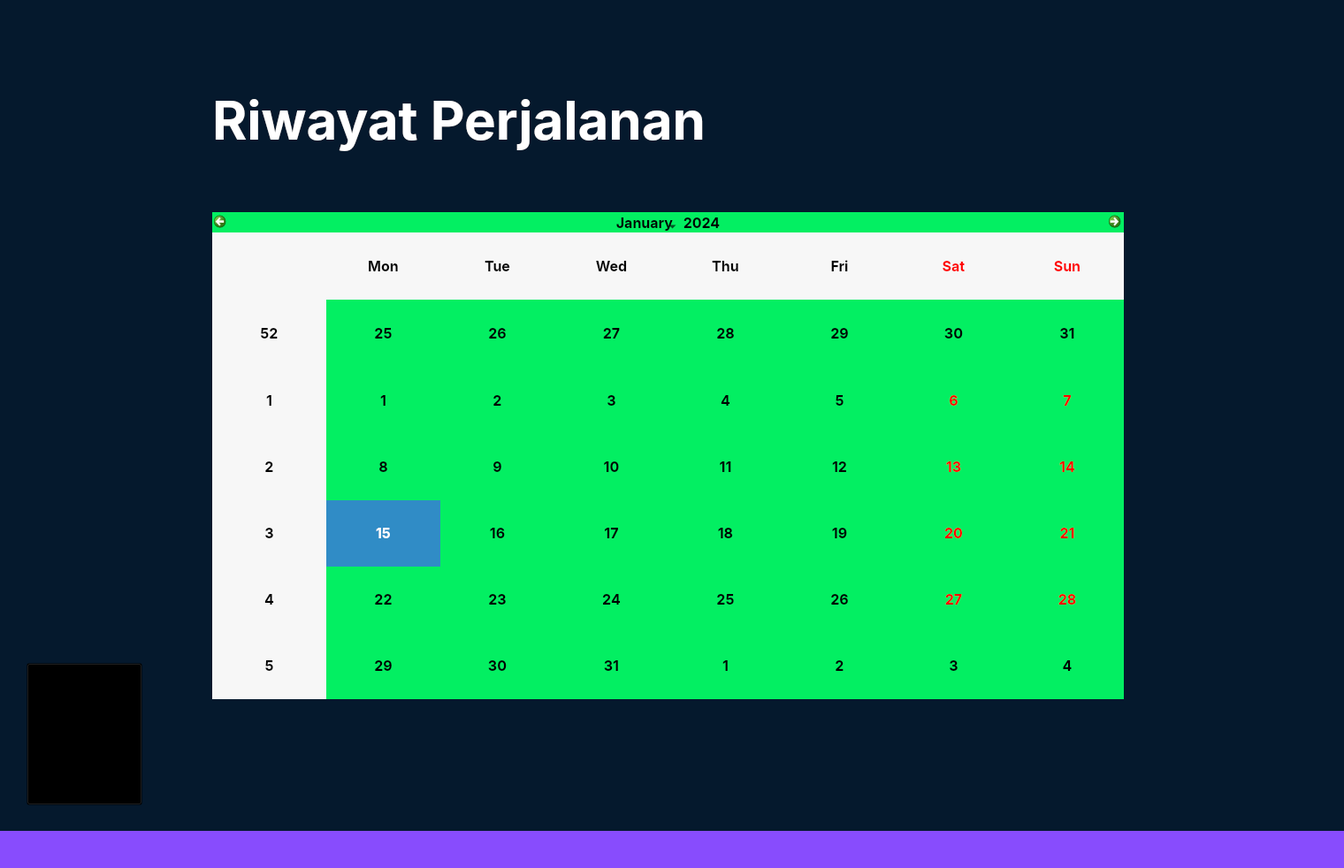
<?xml version="1.0" encoding="UTF-8"?>
<ui version="4.0">
 <class>pilihDaerah</class>
 <widget class="QDialog" name="pilihDaerah">
  <property name="geometry">
   <rect>
    <x>0</x>
    <y>0</y>
    <width>1520</width>
    <height>982</height>
   </rect>
  </property>
  <property name="palette">
   <palette>
    <active>
     <colorrole role="Base">
      <brush brushstyle="SolidPattern">
       <color alpha="255">
        <red>255</red>
        <green>255</green>
        <blue>255</blue>
       </color>
      </brush>
     </colorrole>
     <colorrole role="Window">
      <brush brushstyle="SolidPattern">
       <color alpha="255">
        <red>5</red>
        <green>25</green>
        <blue>45</blue>
       </color>
      </brush>
     </colorrole>
    </active>
    <inactive>
     <colorrole role="Base">
      <brush brushstyle="SolidPattern">
       <color alpha="255">
        <red>255</red>
        <green>255</green>
        <blue>255</blue>
       </color>
      </brush>
     </colorrole>
     <colorrole role="Window">
      <brush brushstyle="SolidPattern">
       <color alpha="255">
        <red>5</red>
        <green>25</green>
        <blue>45</blue>
       </color>
      </brush>
     </colorrole>
    </inactive>
    <disabled>
     <colorrole role="Base">
      <brush brushstyle="SolidPattern">
       <color alpha="255">
        <red>5</red>
        <green>25</green>
        <blue>45</blue>
       </color>
      </brush>
     </colorrole>
     <colorrole role="Window">
      <brush brushstyle="SolidPattern">
       <color alpha="255">
        <red>5</red>
        <green>25</green>
        <blue>45</blue>
       </color>
      </brush>
     </colorrole>
    </disabled>
   </palette>
  </property>
  <property name="font">
   <font>
    <family>Inter</family>
   </font>
  </property>
  <property name="windowTitle">
   <string>Dialog</string>
  </property>
  <property name="autoFillBackground">
   <bool>false</bool>
  </property>
  <widget class="QLabel" name="label">
   <property name="geometry">
    <rect>
     <x>-140</x>
     <y>940</y>
     <width>1700</width>
     <height>100</height>
    </rect>
   </property>
   <property name="palette">
    <palette>
     <active>
      <colorrole role="Button">
       <brush brushstyle="SolidPattern">
        <color alpha="255">
         <red>136</red>
         <green>76</green>
         <blue>253</blue>
        </color>
       </brush>
      </colorrole>
      <colorrole role="Base">
       <brush brushstyle="SolidPattern">
        <color alpha="255">
         <red>136</red>
         <green>76</green>
         <blue>253</blue>
        </color>
       </brush>
      </colorrole>
      <colorrole role="Window">
       <brush brushstyle="SolidPattern">
        <color alpha="255">
         <red>136</red>
         <green>76</green>
         <blue>253</blue>
        </color>
       </brush>
      </colorrole>
     </active>
     <inactive>
      <colorrole role="Button">
       <brush brushstyle="SolidPattern">
        <color alpha="255">
         <red>136</red>
         <green>76</green>
         <blue>253</blue>
        </color>
       </brush>
      </colorrole>
      <colorrole role="Base">
       <brush brushstyle="SolidPattern">
        <color alpha="255">
         <red>136</red>
         <green>76</green>
         <blue>253</blue>
        </color>
       </brush>
      </colorrole>
      <colorrole role="Window">
       <brush brushstyle="SolidPattern">
        <color alpha="255">
         <red>136</red>
         <green>76</green>
         <blue>253</blue>
        </color>
       </brush>
      </colorrole>
     </inactive>
     <disabled>
      <colorrole role="Button">
       <brush brushstyle="SolidPattern">
        <color alpha="255">
         <red>136</red>
         <green>76</green>
         <blue>253</blue>
        </color>
       </brush>
      </colorrole>
      <colorrole role="Base">
       <brush brushstyle="SolidPattern">
        <color alpha="255">
         <red>136</red>
         <green>76</green>
         <blue>253</blue>
        </color>
       </brush>
      </colorrole>
      <colorrole role="Window">
       <brush brushstyle="SolidPattern">
        <color alpha="255">
         <red>136</red>
         <green>76</green>
         <blue>253</blue>
        </color>
       </brush>
      </colorrole>
     </disabled>
    </palette>
   </property>
   <property name="styleSheet">
    <string notr="true">background-color: rgb(136,76,253);</string>
   </property>
   <property name="text">
    <string/>
   </property>
  </widget>
  <widget class="QLabel" name="label_2">
   <property name="geometry">
    <rect>
     <x>70</x>
     <y>60</y>
     <width>141</width>
     <height>141</height>
    </rect>
   </property>
   <property name="styleSheet">
    <string notr="true">background-image:url(:/img/logo/logo.png);
background-repeat: none;</string>
   </property>
   <property name="text">
    <string/>
   </property>
  </widget>
  <widget class="QLabel" name="label_3">
   <property name="geometry">
    <rect>
     <x>240</x>
     <y>70</y>
     <width>1171</width>
     <height>131</height>
    </rect>
   </property>
   <property name="font">
    <font>
     <family>Inter</family>
     <pointsize>45</pointsize>
     <weight>75</weight>
     <bold>true</bold>
    </font>
   </property>
   <property name="styleSheet">
    <string notr="true">color: white
</string>
   </property>
   <property name="text">
    <string>Riwayat Perjalanan</string>
   </property>
  </widget>
  <widget class="QToolButton" name="back_button">
   <property name="geometry">
    <rect>
     <x>30</x>
     <y>750</y>
     <width>131</width>
     <height>161</height>
    </rect>
   </property>
   <property name="styleSheet">
    <string notr="true">background-image:url(:/img/pilihDaerah/back.png);
background-repeat : none;
background-color : transparent;</string>
   </property>
   <property name="text">
    <string/>
   </property>
  </widget>
  <widget class="QCalendarWidget" name="calendarWidget">
   <property name="geometry">
    <rect>
     <x>240</x>
     <y>240</y>
     <width>1031</width>
     <height>551</height>
    </rect>
   </property>
   <property name="font">
    <font>
     <family>Inter</family>
     <pointsize>12</pointsize>
     <weight>75</weight>
     <italic>false</italic>
     <bold>true</bold>
     <underline>false</underline>
     <strikeout>false</strikeout>
    </font>
   </property>
   <property name="cursor">
    <cursorShape>PointingHandCursor</cursorShape>
   </property>
   <property name="styleSheet">
    <string notr="true">background-color: rgb(3, 239, 98);
color : black;
border-radius: 100%;</string>
   </property>
  </widget>
  <widget class="QLabel" name="label_4">
   <property name="geometry">
    <rect>
     <x>-150</x>
     <y>-20</y>
     <width>1700</width>
     <height>1000</height>
    </rect>
   </property>
   <property name="palette">
    <palette>
     <active>
      <colorrole role="Button">
       <brush brushstyle="SolidPattern">
        <color alpha="255">
         <red>5</red>
         <green>25</green>
         <blue>45</blue>
        </color>
       </brush>
      </colorrole>
      <colorrole role="Base">
       <brush brushstyle="SolidPattern">
        <color alpha="255">
         <red>5</red>
         <green>25</green>
         <blue>45</blue>
        </color>
       </brush>
      </colorrole>
      <colorrole role="Window">
       <brush brushstyle="SolidPattern">
        <color alpha="255">
         <red>5</red>
         <green>25</green>
         <blue>45</blue>
        </color>
       </brush>
      </colorrole>
     </active>
     <inactive>
      <colorrole role="Button">
       <brush brushstyle="SolidPattern">
        <color alpha="255">
         <red>5</red>
         <green>25</green>
         <blue>45</blue>
        </color>
       </brush>
      </colorrole>
      <colorrole role="Base">
       <brush brushstyle="SolidPattern">
        <color alpha="255">
         <red>5</red>
         <green>25</green>
         <blue>45</blue>
        </color>
       </brush>
      </colorrole>
      <colorrole role="Window">
       <brush brushstyle="SolidPattern">
        <color alpha="255">
         <red>5</red>
         <green>25</green>
         <blue>45</blue>
        </color>
       </brush>
      </colorrole>
     </inactive>
     <disabled>
      <colorrole role="Button">
       <brush brushstyle="SolidPattern">
        <color alpha="255">
         <red>5</red>
         <green>25</green>
         <blue>45</blue>
        </color>
       </brush>
      </colorrole>
      <colorrole role="Base">
       <brush brushstyle="SolidPattern">
        <color alpha="255">
         <red>5</red>
         <green>25</green>
         <blue>45</blue>
        </color>
       </brush>
      </colorrole>
      <colorrole role="Window">
       <brush brushstyle="SolidPattern">
        <color alpha="255">
         <red>5</red>
         <green>25</green>
         <blue>45</blue>
        </color>
       </brush>
      </colorrole>
     </disabled>
    </palette>
   </property>
   <property name="styleSheet">
    <string notr="true">background-color: rgb(5,25,45);</string>
   </property>
   <property name="text">
    <string/>
   </property>
  </widget>
  <zorder>label_4</zorder>
  <zorder>label</zorder>
  <zorder>label_2</zorder>
  <zorder>label_3</zorder>
  <zorder>back_button</zorder>
  <zorder>calendarWidget</zorder>
 </widget>
 <resources>
  <include location="image.qrc"/>
 </resources>
 <connections/>
</ui>
